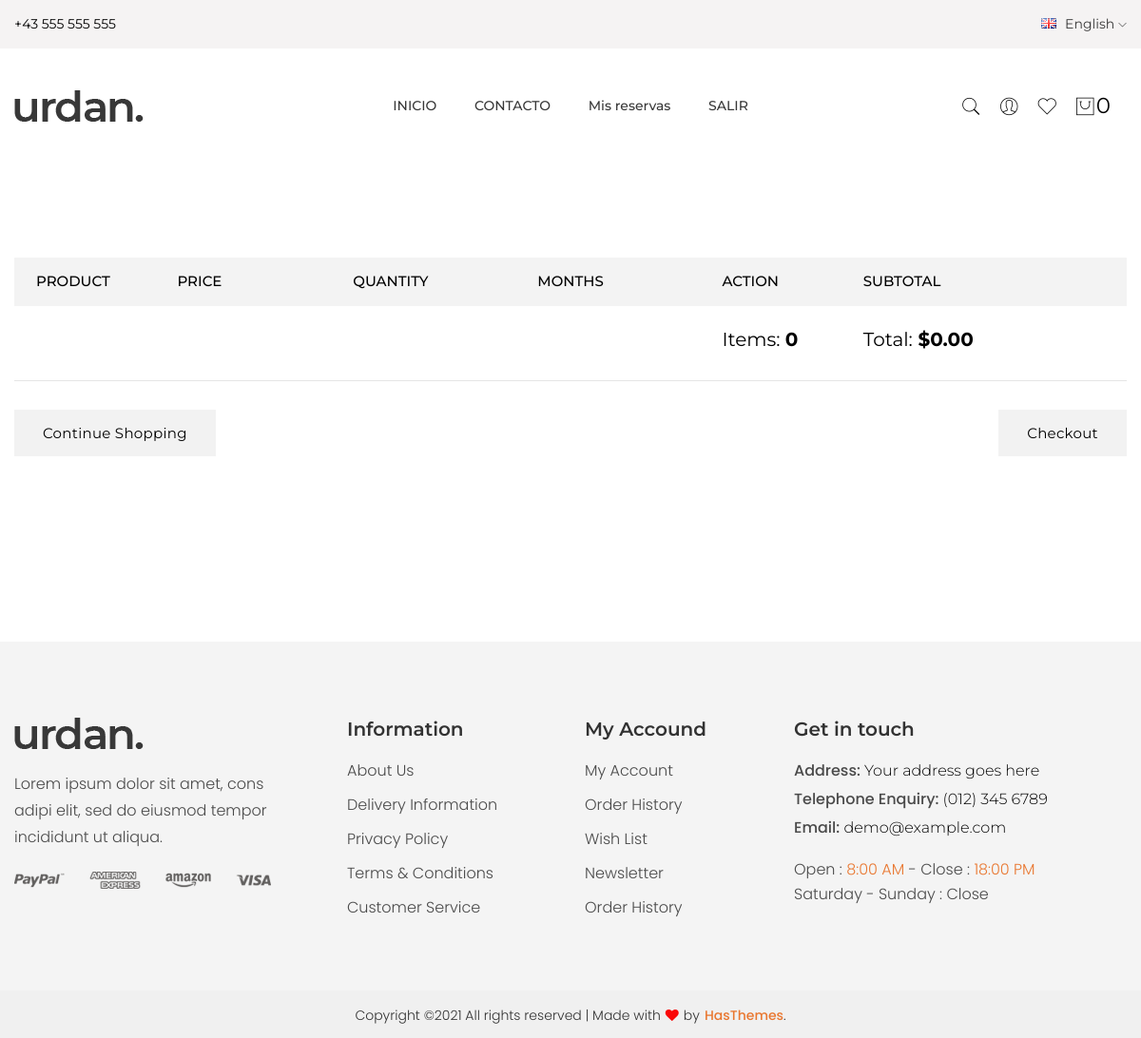
The app's page /cart/ (signed in), older data.
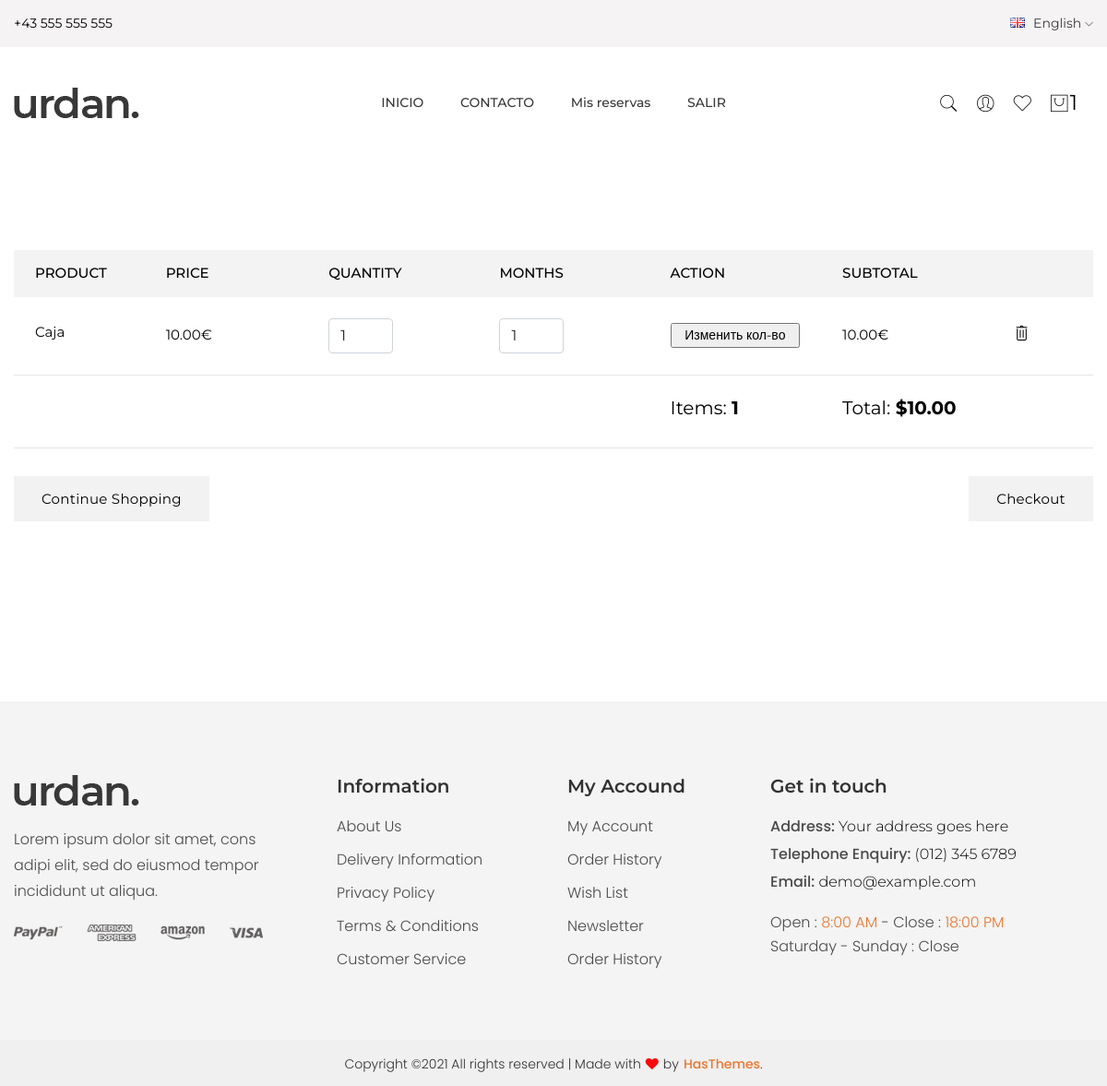
The same page, newer data.
### main/models.py (models this page shows, shortened)
class Cart(models.Model):
    owner = models.ForeignKey('Customer', verbose_name='Dueño',
                              on_delete=models.CASCADE)
    products = models.ManyToManyField(CartProduct, blank=True,
                                      related_name='related_cart')
    total_products = models.PositiveIntegerField(default=0)
    final_price = models.DecimalField('Precio de pedido', max_digits=9,
                                      default=0, decimal_places=2)
    in_order = models.BooleanField(default=False)
    for_anonymous_user = models.BooleanField(default=False)

class CartProduct(models.Model):
    user = models.ForeignKey('Customer', verbose_name='Cliente',
                             on_delete=models.CASCADE)
    cart = models.ForeignKey('Cart', verbose_name='Pedido',
                             on_delete=models.CASCADE,
                             related_name='related_products')
    item = models.ForeignKey(Item, verbose_name='Objeto',
                             on_delete=models.CASCADE)
    qty = models.PositiveIntegerField('Cantidad', default=1)
    month = models.PositiveIntegerField('Meses', default=1)
    final_price = models.DecimalField('Precio final', max_digits=9,
                                      decimal_places=2)

class Item(models.Model):
    title = models.CharField('Nombre', max_length=255)
    slug = models.SlugField(unique=True)
    image = models.ImageField('Imagen')
    description = models.TextField('Descripcion', null=True)
    price = models.DecimalField('Precio', max_digits=9, decimal_places=2)

### main/views.py (the view)
# urls.py: path('cart/', views.CartView.as_view(), name='cart'),
class CartView(CartMixin, View):
    def get(self, request, *args, **kwargs):
        context = {
            'cart': self.cart,
        }
        return render(request, 'main/cart.html', context)

### main/mixins.py (called while the page is built)
    def dispatch(self, request, *args, **kwargs):
        if request.user.is_authenticated:
            customer = Customer.objects.filter(user=request.user).first()
            if not customer:
                customer = Customer.objects.create(
                    user=request.user
                )
            cart = Cart.objects.filter(owner=customer, in_order=False).first()
            if not cart:
                cart = Cart.objects.create(owner=customer)
        else:
            cart = Cart.objects.filter(for_anonymous_user=True).first()
            if not cart:
                cart = Cart.objects.create(for_anonymous_user=True)
        self.cart = cart
        return super().dispatch(request, *args, **kwargs)

### main/templates/main/cart.html (shortened to what the changed rows need)
{% extends 'main/base.html' %}
{% load static %}
{% block content %}
<div class="cart-area pt-100 pb-100">
            <div class="container">
                <div class="row">
                    <div class="col-12">
                            <div class="cart-table-content">
                                <div class="table-content table-responsive">
                                    <table>
                                        <thead>
                                            <tr>
                                                <th class="width-thumbnail">Product</th>
                                                <th class="width-price"> Price</th>
                                                <th class="width-quantity">Quantity</th>
                                                <th class="width-quantity">Months</th>
		                                            <th class="width-thumbnail">Action</th>
                                                <th class="width-subtotal">Subtotal</th>
                                                <th class="width-remove"></th>
                                            </tr>
                                        </thead>
                                        <tbody>
                                            {% for item in cart.products.all %}
                                            <tr>
                                                <td class="product-name">
                                                    <h5><a href="product-details.html">{{item.item.title}}</a></h5>
                                                </td>
                                                <td class="product-cart-price"><span class="amount">{{item.item.price|floatformat:2}}€</span></td>
                                                <td class="cart-quality">
                                                   <form action="{% url 'change_qty' slug=item.item.slug %}" method="POST">
                                                     <input type="number" class="form-control" name="qty" style="width: 70px;" min="1" value="{{ item.qty }}">
		                                                  </td>
		                                            <td class="cart-quality">
                                                    <input type="number" class="form-control" name="month" style="width: 70px;" min="1" value="{{ item.month }}">
                                                </td>
		                                            <td class="cart-quality">
                                                     <input type="submit" class="cart-clear btn-hover" value="Изменить кол-во">
                                                </td>
                                                <td class="product-total"><span>{{item.final_price|floatformat:2}}€</span></td>
                                                <td class="product-remove"><a href="{% url 'delete_from_cart' slug=item.item.slug %}"><i class=" ti-trash "></i></a></td>
                                            </tr>
                                            {% endfor %}
                                            <tr>
		                                            <td class="cart-quality"><h5>Items: <strong>{{cart.total_products}}</strong></h5>
                                                </td>
                                                <td class="product-total"><h5>Total:<strong> ${{cart.final_price|floatformat:2}}</strong></h5></td>
                                            </tr>
                                        </tbody>
                                    </table>
                                </div>
                            </div>
                    </div>
                </div>
            </div>
        </div>
{% endblock content %}

### main/templates/main/base.html (shortened to what the changed rows need)
<!DOCTYPE html>
{% load static %}
{% load i18n %}
<html lang="es">
<head>
    <link rel="stylesheet" href="{% static 'assets/css/vendor/bootstrap.min.css' %}" />
    <link rel="stylesheet" href="{% static 'assets/css/vendor/pe-icon-7-stroke.css' %}" />
    <link rel="stylesheet" href="{% static 'assets/css/vendor/themify-icons.css' %}" />
    <link rel="stylesheet" href="{% static 'assets/css/vendor/font-awesome.min.css' %}" />
    <link rel="stylesheet" href="{% static 'assets/css/plugins/animate.css' %}" />
    <link rel="stylesheet" href="{% static 'assets/css/plugins/aos.css' %}" />
    <link rel="stylesheet" href="{% static 'assets/css/plugins/magnific-popup.css' %}" />
    <link rel="stylesheet" href="{% static 'assets/css/plugins/swiper.min.css' %}" />
    <link rel="stylesheet" href="{% static 'assets/css/plugins/jquery-ui.css' %}" />
    <link rel="stylesheet" href="{% static 'assets/css/plugins/nice-select.css' %}" />
    <link rel="stylesheet" href="{% static 'assets/css/plugins/select2.min.css' %}" />
    <link rel="stylesheet" href="{% static 'assets/css/plugins/easyzoom.css' %}" />
    <link rel="stylesheet" href="{% static 'assets/css/plugins/slinky.css' %}" />
    <link rel="stylesheet" href="{% static 'assets/css/style.css' %}" />
</head>
<body>
    <div class="main-wrapper main-wrapper-2">
        <header class="header-area header-responsive-padding header-height-1">
            <div class="header-bottom sticky-bar">
                <div class="container">
                    <div class="row align-items-center">
                        <div class="col-lg-3 col-md-6 col-6">
                            <div class="header-action-wrap">
                                <div class="header-action-style">
		                                {% if request.user.is_authenticated %}
                                    <a class="header-action-style" href="{% url 'cart' %}"><i class="pe-7s-shopbag"></i>
                                        <span class="product-count bg-black">{{ cart.products.count }}</span>
                                    </a>
		                                {% else %}
		                                <a class="" href=""><i class="pe-7s-shopbag"></i>
                                        <span class="product-count bg-black"></span>
                                    </a>
		                                {% endif %}
                                </div>
                            </div>
                        </div>
                    </div>
                </div>
            </div>
        </header>
		    {% block content %}
        {% endblock content %}
    </div>
</body>
</html>

Row changes from the older to the newer data that the page shows:
no longer on this page (row edited): Cart: products.count "0", total_products "0", final_price "0.00"
added Cart: products.count "1", total_products "1", final_price "10.00"
added CartProduct: item "Caja", item.price "10.00", qty "1", month "1", final_price "10.00"
